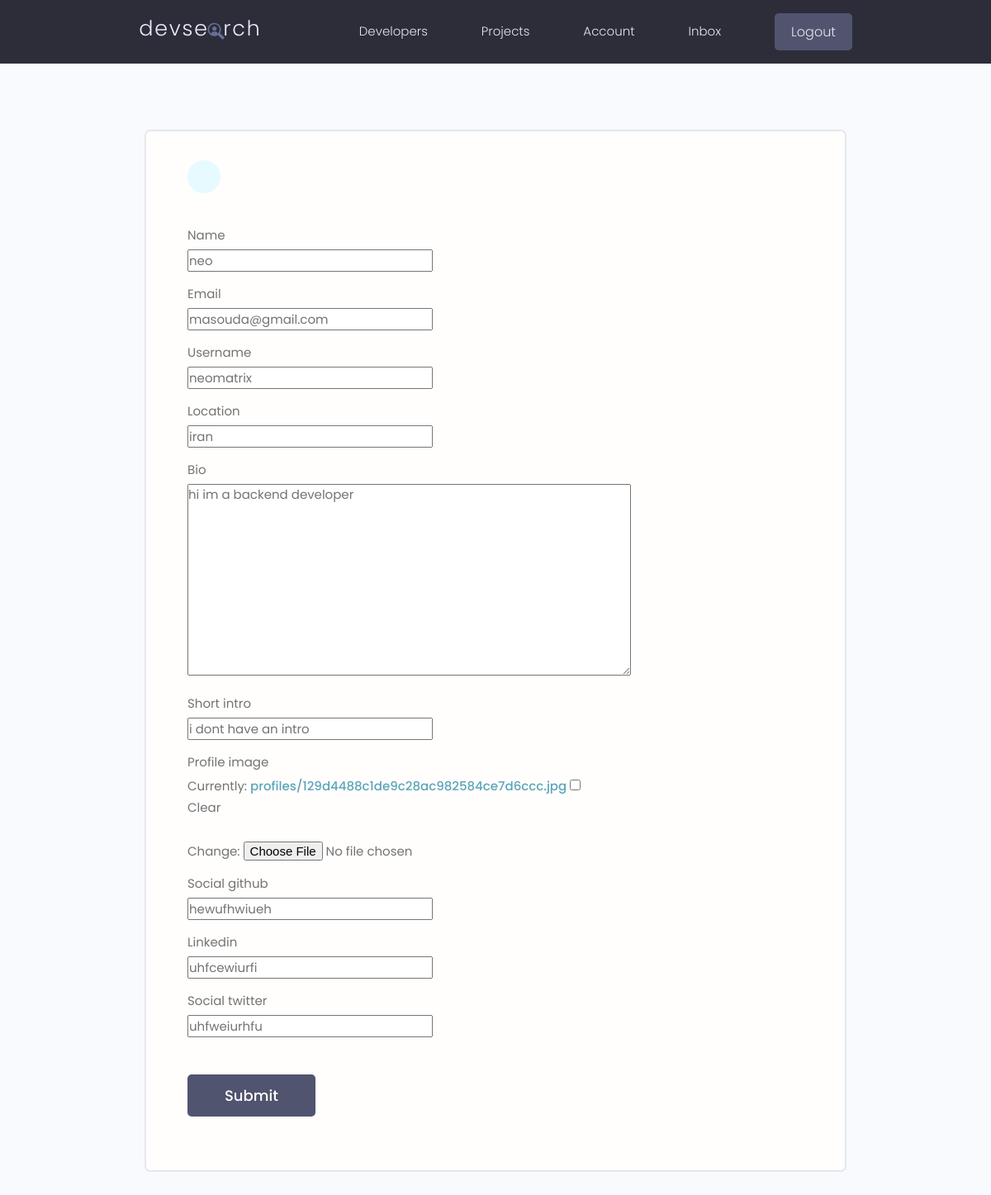
The app's page /edit-account (signed in) with its own data.
### users/models.py (models this page shows, shortened)
class Profile(models.Model):
    user = models.OneToOneField(User, on_delete=models.CASCADE, null=True, blank=True)
    name = models.CharField(max_length=200, blank=True, null=True)
    username= models.CharField(max_length=200, blank=True, null=True)
    location = models.CharField(max_length=200, blank=True, null=True)
    email = models.EmailField(max_length=400 , null=True, blank=True)
    short_intro=models.CharField(max_length=400 , null=True, blank=True)
    bio=models.TextField(null=True,blank=True)
    profile_image=models.ImageField(null=True,blank=True,upload_to='profiles/', default='profiles/user-default.png')
    social_github = models.CharField(max_length=200, blank=True, null=True)
    social_twitter = models.CharField(max_length=200, blank=True, null=True)
    linkedin = models.CharField(max_length=200, blank=True, null=True)
    youtube = models.CharField(max_length=200, blank=True, null=True)
    created=models.DateTimeField(auto_now_add=True)
    id = models.UUIDField(default=uuid.uuid4, unique=True,primary_key=True,editable=False)

### users/views.py (the view)
# urls.py: path('edit-account',views.editAccount,name="edit-account"),
@login_required(login_url="login")
def editAccount(request):
    profile = request.user.profile
    form=Profileform(instance=profile)
    if request.method == "POST":
        form = Profileform(request.POST, request.FILES,instance=profile)
        if form.is_valid():
            form.save()
            return redirect('account')
    context={
        'form':form,
        'profile':profile
    }
    return render(request,'users/profile-form.html',context)

### users/forms.py (shortened to what this page needs)
class Profileform(ModelForm):
    class Meta:
        model = Profile
        fields = ['name','email','username','location',
                  'bio','short_intro','profile_image',
                  'social_github','linkedin','social_twitter']

### users/templates/users/profile-form.html (shortened to what this page needs)
{% extends 'main.html' %}
{% block content %}
    <main class="formPage my-xl">
        <div class="content-box">
            <div class="formWrapper">
                <a class="backButton" href="#"></a>
                <br>
                <form class="form" method="POST" action="{% url 'edit-account' %}" , enctype="multipart/form-data">
                    {% for field in form %}
                    <div class="form__field">
                      <label for="formInput#text">{{ field.label }}</label>
                        {{ field }}
                    </div>
                    {% endfor %}
                    <input class="btn btn--sub btn--lg  my-md" type="submit" value="Submit" />
                </form>
            </div>
        </div>
    </main>
{% endblock %}

### static/styles/app.css (style rules this page uses)
:root { --color-sub: #2d2d39; }
.btn--sub { background-color: var(--color-sub-light); }
.content-box { width: 95%; max-width: 85rem; margin: 0 auto; }
.backButton { background: var(--color-main-light); color: var(--color-main); width: 4rem; height: 4rem; display: flex; align-items: center; justify-content: center; border-radius: 50%; }
.formPage .formWrapper { list-style: none; background: var(--color-white); padding: 3.5rem 5rem; border: 2px solid var(--color-light); border-radius: 0.7rem; }

### static/uikit/styles/modules/_variables.css (style rules this page uses)
:root { --color-main: #5aa5b9; --color-main-light: #e6faff; --color-sub: #3f4156; --color-sub-light: #51546e; --color-sub-lighter: #ededfd; --color-text: #737373; --color-gray: #8b8b8b; --color-light: #e5e7eb; --color-light-gray: #767676; --color-bg: #f8fafd; --color-white: #fffefd; --color-white-light: #f3f3f3; --color-success: #359e64; --color-success-bg: #def8e8; --color-error: #fc4b0b; --color-error-bg: #fff2ee; --font-base: 'Poppins', arial, helvetica, 'Segoe UI', roboto, ubuntu, sans-serif; --font-monospace: 'Fira Code', 'Courier New', courier, monospace; --font-regular: 300; --font-medium: 500; --font-bold: 700; --generic-shadow: 1px 1px 5px #00000010; --generic-transition: all 0.3s ease-in-out; }

### static/uikit/styles/modules/_base.css (style rules this page uses)
* { margin: 0; padding: 0; box-sizing: border-box; text-rendering: optimizeLegibility; color: inherit; font-size: inherit; }
html { font-size: 50%; }
@media only screen and (min-width: 480px) { html { font-size: 56.25%; } }
@media only screen and (min-width: 1200px) { html { font-size: 62.5%; } }
body { line-height: 1.6; font-weight: 400; font-size: 1.5rem; color: var(--color-text); background-color: var(--color-bg); min-height: 100vh; }

### static/uikit/styles/modules/_typography.css (style rules this page uses)
* { font-family: var(--font-base); }
a { padding-bottom: 2px; text-decoration: none; display: inline-block; color: var(--color-main); font-weight: var(--font-medium); }

### static/uikit/styles/modules/_utilities.css (style rules this page uses)
.my-md { margin: 3rem auto; }
.my-xl { margin: 8rem auto; }

### static/uikit/styles/modules/_button.css (style rules this page uses)
.btn { display: inline-block; position: relative; cursor: pointer; background-color: var(--color-light); font-weight: var(--font-medium); color: var(--color-sub); text-decoration: none; padding: 1rem 2rem; border-radius: 0.5rem; border: none; width: -webkit-fit-content; width: -moz-fit-content; width: fit-content; height: -webkit-fit-content; height: -moz-fit-content; height: fit-content; font-size: 1.6rem; outline-width: 0; outline-color: transparent; -webkit-backface-visibility: hidden; backface-visibility: hidden; transition: all 0.3s ease-in-out; }
.btn--sub { background-color: var(--color-sub); color: var(--color-white); }
.btn--lg { font-size: 1.8rem; padding: 1.2rem 4.5rem; }

### static/uikit/styles/modules/_form.css (style rules this page uses)
.form { display: block; }
.form__field { margin-top: 1.5rem; margin-bottom: 1.5rem; }
.form__label, .form__field > label { display: block; margin-bottom: 0.5rem; color: var(--color-text); }

### records on screen
Profile: form "neo" "masouda@gmail.com" "neomatrix" "iran" "hi im a backend developer" "i dont have an intro" "hewufhwiueh" "uhfcewiurfi" "uhfweiurhfu"

### other values on screen
{{ field.label }} "Name" "Email" "Username" "Location" "Bio" "Short intro" "Profile image" "Social github" "Linkedin" "Social twitter"
